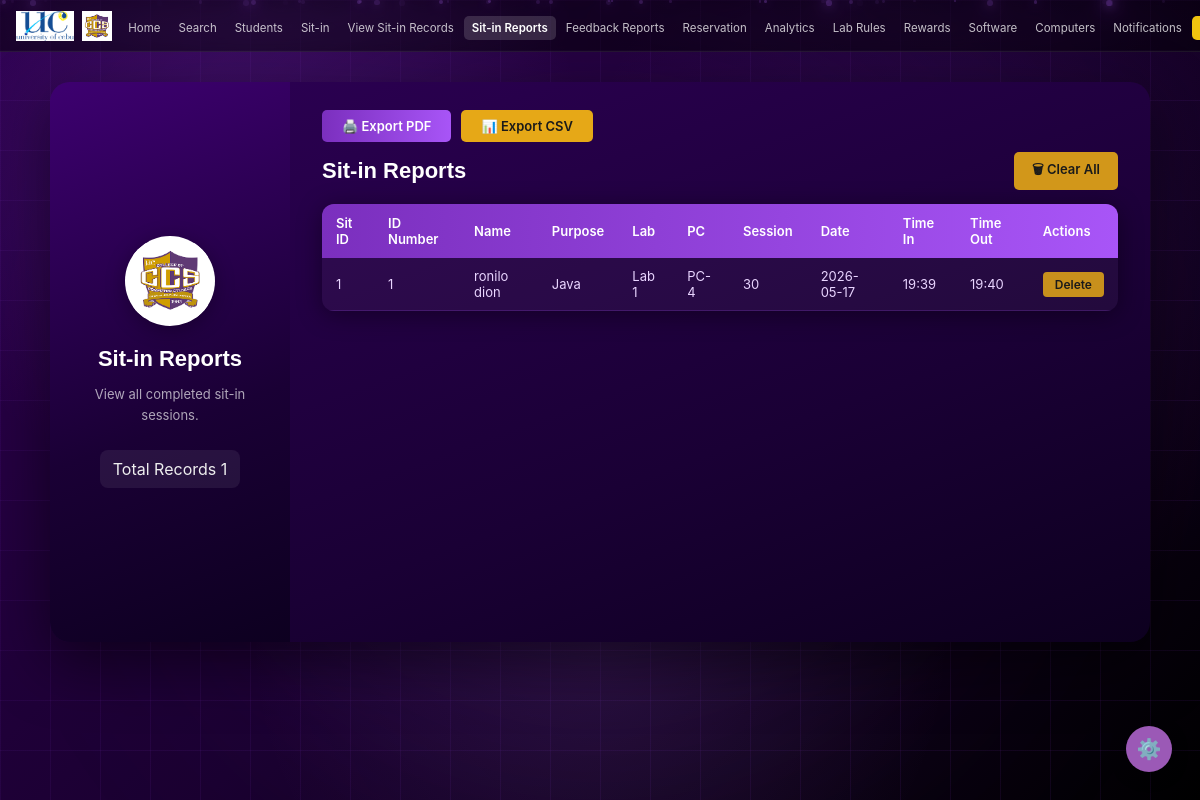
The page /admin/reports (signed in) on the database as committed earlier.
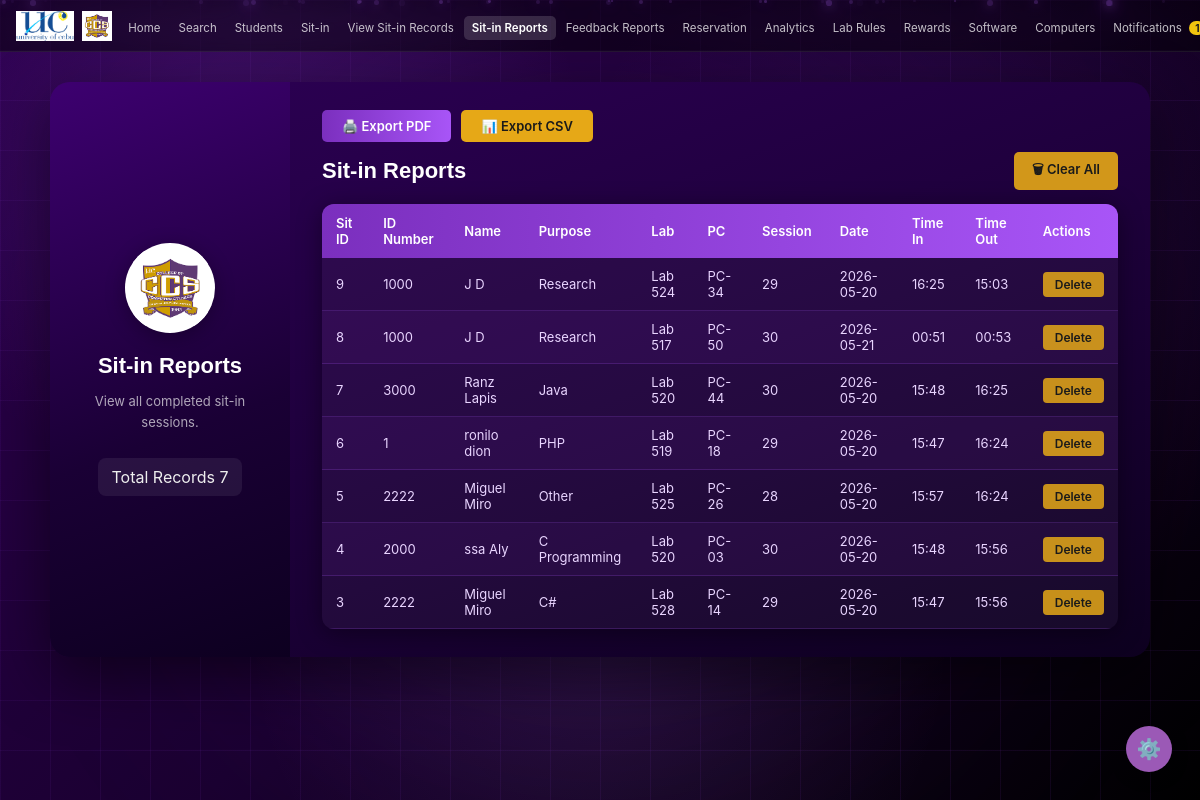
The same page on the database as committed later.
### tables this page shows
CREATE TABLE sitin_reports (
        id INTEGER PRIMARY KEY AUTOINCREMENT,
        idnum TEXT NOT NULL,
        name TEXT NOT NULL,
        purpose TEXT NOT NULL DEFAULT '',
        lab TEXT NOT NULL,
        session INTEGER NOT NULL,
        date TEXT NOT NULL,
        time_in TEXT,
        time_out TEXT
    , pc_id INTEGER);

CREATE TABLE computer_units (
        id INTEGER PRIMARY KEY AUTOINCREMENT,
        pc_number TEXT NOT NULL,
        lab_id INTEGER NOT NULL,
        status TEXT NOT NULL DEFAULT 'Available',
        FOREIGN KEY (lab_id) REFERENCES laboratory(id)
    );

### app.py (the view)
@app.route('/admin/reports')
def admin_reports():
    if not admin_required():
        return redirect(url_for('login'))
    conn = get_db()
    records = conn.execute('''
        SELECT sr.*, cu.pc_number
        FROM sitin_reports sr
        LEFT JOIN computer_units cu ON sr.pc_id = cu.id
        ORDER BY sr.id DESC
    ''').fetchall()
    conn.close()
    return render_template('admin/reports.html', records=records)

### app.py (called while the page is built, shortened)
def get_db():
    conn = sqlite3.connect(os.path.join(BASE_DIR, 'database.db'))
    conn.row_factory = sqlite3.Row
    return conn

@app.before_request
def csrf_protect():
    if 'csrf_token' not in session:
        session['csrf_token'] = secrets.token_hex(16)
    if request.method == "POST":
        token = session.get('csrf_token', '')
        form_token = request.form.get('csrf_token', '')
        if not token or token != form_token:
            flash('Invalid request. Please try again.', 'error')
            return redirect(request.url)

@app.context_processor
def inject_unread_count():
    if 'user_id' in session and session.get('role') == 'admin':
        conn = get_db()
        count = conn.execute('''
            SELECT COUNT(*) FROM notifications
            WHERE is_read = 0 AND idnum = ?
        ''', (session['user_idnum'],)).fetchone()[0]
        conn.close()
        return dict(unread_count=count)
    return dict(unread_count=0)

def admin_required():
    return 'user_id' in session and session.get('role') == 'admin'

### templates/admin/reports.html (shortened to what the changed rows need)
<!DOCTYPE html>
<html lang="en">
<head>
  <link rel="stylesheet" href="{{ url_for('static', filename='style.css') }}" />
</head>
<body>
  <nav>
    <ul class="nav-links">
      <li>
        <a href="{{ url_for('admin_notifications') }}" class="{{ 'active' if request.endpoint == 'admin_notifications' else '' }}">
          Notifications
          {% if unread_count > 0 %}<span class="notification-badge">{{ unread_count }}</span>{% endif %}
        </a>
      </li>
    </ul>
  </nav>
  <main class="admin-main">
    <div class="admin-split-card">
      <div class="split-left">
        <h2 class="split-title">Sit-in Reports</h2>
        <div class="student-info-box" style="margin-top:20px;">
          <div class="info-row">
            <span class="info-lbl">Total Records</span>
            <span class="info-val">{{ records | length }}</span>
          </div>
        </div>
      </div>
      <div class="split-right">
        <div style="display:flex; justify-content:space-between; align-items:center; margin-bottom:14px;">
          <h2 class="form-title" style="margin-bottom:0;">Sit-in Reports</h2>
        </div>
        <div class="table-wrap">
          <table class="admin-table">
            <thead>
              <tr>
                <th>Sit ID</th>
                <th>ID Number</th>
                <th>Name</th>
                <th>Purpose</th>
                <th>Lab</th>
                <th>PC</th>
                <th>Session</th>
                <th>Date</th>
                <th>Time In</th>
                <th>Time Out</th>
                <th>Actions</th>
              </tr>
            </thead>
            <tbody>
              {% for r in records %}
              <tr>
                <td>{{ r['id'] }}</td>
                <td>{{ r['idnum'] }}</td>
                <td>{{ r['name'] }}</td>
                <td>{{ r['purpose'] }}</td>
                <td>{{ r['lab'] }}</td>
                <td>{{ r['pc_number'] if r['pc_number'] else '-' }}</td>
                <td>{{ r['session'] }}</td>
                <td>{{ r['date'] }}</td>
                <td>{{ r['time_in'] or '-' }}</td>
                <td>{{ r['time_out'] or '-' }}</td>
                <td>
                  <a href="{{ url_for('delete_sitin_report', record_id=r['id']) }}"
                     class="btn-delete"
                     onclick="return confirm('Delete this record?')">Delete</a>
                </td>
              </tr>
              {% else %}
              <tr><td colspan="11" class="no-data">No completed sit-in records yet.</td></tr>
              {% endfor %}
            </tbody>
          </table>
        </div>
      </div>
    </div>
  </main>
</body>
</html>

Rows that differ between the two databases and show on the page:
removed sitin_reports: id "1", idnum "1", name "ronilo dion", purpose "Java", lab "Lab 1", pc_number "PC-4", session "30", date "2026-05-17", time_in "19:39", time_out "19:40"
added sitin_reports: id "9", idnum "1000", name "J D", purpose "Research", lab "Lab 524", pc_number "PC-34", session "29", date "2026-05-20", time_in "16:25", time_out "15:03"
added sitin_reports: id "8", idnum "1000", name "J D", purpose "Research", lab "Lab 517", pc_number "PC-50", session "30", date "2026-05-21", time_in "00:51", time_out "00:53"
added sitin_reports: id "7", idnum "3000", name "Ranz Lapis", purpose "Java", lab "Lab 520", pc_number "PC-44", session "30", date "2026-05-20", time_in "15:48", time_out "16:25"
added sitin_reports: id "6", idnum "1", name "ronilo dion", purpose "PHP", lab "Lab 519", pc_number "PC-18", session "29", date "2026-05-20", time_in "15:47", time_out "16:24"
added sitin_reports: id "5", idnum "2222", name "Miguel Miro", purpose "Other", lab "Lab 525", pc_number "PC-26", session "28", date "2026-05-20", time_in "15:57", time_out "16:24"
added sitin_reports: id "4", idnum "2000", name "ssa Aly", purpose "C Programming", lab "Lab 520", pc_number "PC-03", session "30", date "2026-05-20", time_in "15:48", time_out "15:56"
added sitin_reports: id "3", idnum "2222", name "Miguel Miro", purpose "C#", lab "Lab 528", pc_number "PC-14", session "29", date "2026-05-20", time_in "15:47", time_out "15:56"
Other text that changed with them:
{{ unread_count }}: (not shown) → "1"
{{ records | length }}: "1" → "7"
